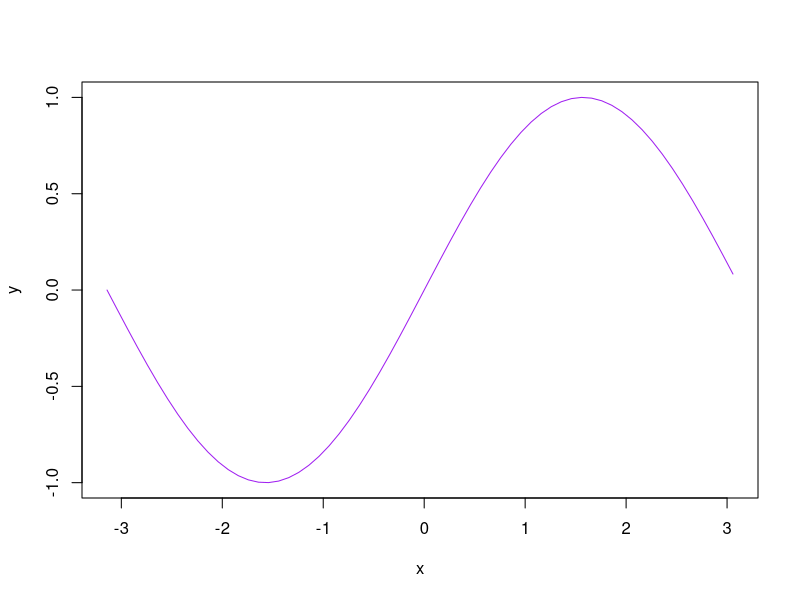

R code for this plot:
rm(list=ls(all=TRUE))
#x=c(302,315,265,295,289,301,308,280,285,318,
#    267,300,309,312,299,316,301,286,281,311,
#   272,295,305,283,309,313,278,284,296,291,
#   310,302,282,287,307,305,314,318,308,280)
#hist(x, 
#
 #    xlab="miles per tank", 
#     ylab="number of tanks", 
#     main=("Histogram of x"),
#     ylim= c(0,15),
#     col="lavender"
#     )
#explore syntax of hist

#x=c(9,12,7,2)
#pie(x,
#    labels=c("A","B","C","D"),
#    col=c("lavender","pink","lightcyan","palegreen"),
#    main=("pie chart"),
#    lty=2,
#    lwd=2
#    )

x=seq(-pi,pi,0.1)
y=sin(x)
plot(x,y, col="purple",typ="l")
